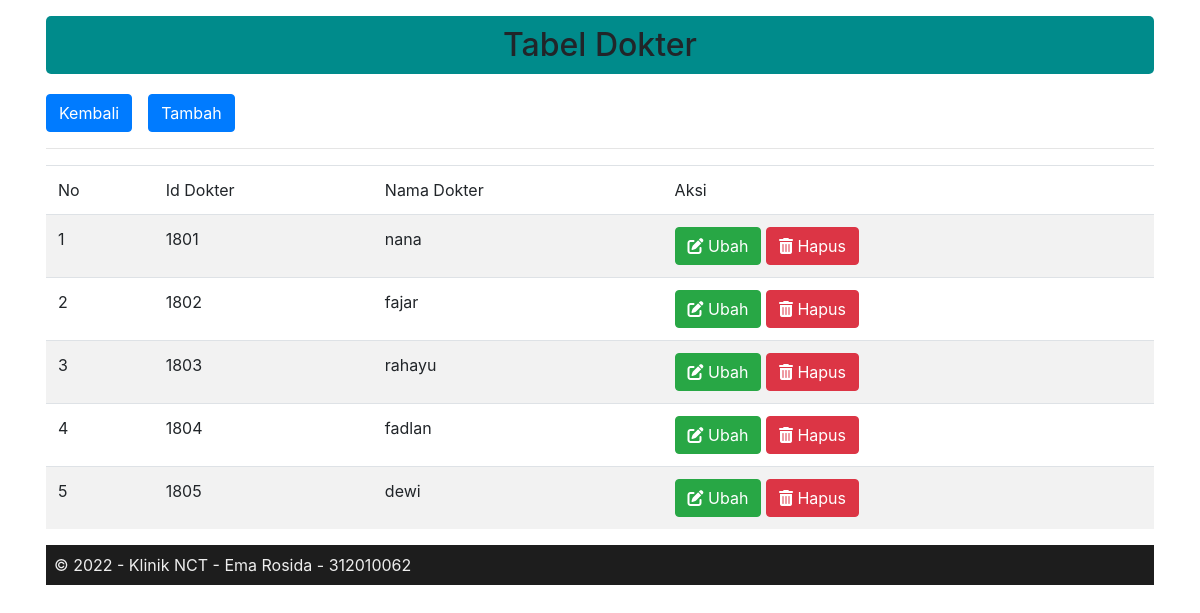
Screenshot of /dokter.php with the database file from the repository.
### tables this page shows
CREATE TABLE `dokter` (
  `id_dokter` int(5) NOT NULL,
  `nama_dokter` varchar(50) DEFAULT NULL
);

### dokter.php (the view, shortened to what this page needs)
<!DOCTYPE html>
<html lang="en">
<head>
	<link rel="stylesheet" href="https://cdn.jsdelivr.net/npm/bootstrap@4.0.0/dist/css/bootstrap.min.css">
	<link rel="stylesheet" href="https://cdnjs.cloudflare.com/ajax/libs/font-awesome/6.1.1/css/all.min.css">
</head>
<body>
<div class="container shadow p-3">
	<header>
	<h2 align="center" class="hero">Tabel Dokter</h2>
	</header>
	<div class="btn-toolbar mb-2 mb-md-10">
        <a class="btn btn-primary mr-3" href="dashboard.php" role="button">Kembali</a>
        <a class="btn btn-primary " href="dokter_tambah.php" role="button">Tambah</a>
	</div>
	<hr>
	<div class="table-responsive">
    <table class="table table-striped table-hover">
        <thead>
            <tr>
                <td>No</td>
				<td>Id Dokter</td>
                <td>Nama Dokter</td>
			    <td>Aksi</td>
            </tr>
        </thead>
        <?php
        include "koneksi.php";
        $no = 1;
        $query = mysqli_query($conn, 'SELECT * FROM dokter');
        while ($data = mysqli_fetch_array($query)) {
        ?>
            <tr>
                <td><?php echo $no++ ?></td>
				<td><?php echo $data['id_dokter'] ?></td>
                <td><?php echo $data['nama_dokter'] ?></td>
                <td><a class="btn btn-success" href="dokter_ubah.php?id=<?= $data['id_dokter'];?>" role="button"><i class="fa-solid fa-pen-to-square"></i> Ubah</a>
					<a class="btn btn-danger" href="dokter_hapus.php?id=<?= $data['id_dokter'];?>" role="button"><i class="fa-solid fa-trash-can"></i> Hapus</a>
            </tr>
        <?php } ?>
    </table>
	</div>
	<?php require "footer.php";?>
</body>
</html>

### dokter.php (style rules this page uses)
.hero { background-color: #008B8B; border-radius: 5px; padding: 10px 23px; margin-bottom: 20px; }

### rows the page displays
dokter: id_dokter "1801", nama_dokter "nana"
dokter: id_dokter "1802", nama_dokter "fajar"
dokter: id_dokter "1803", nama_dokter "rahayu"
dokter: id_dokter "1804", nama_dokter "fadlan"
dokter: id_dokter "1805", nama_dokter "dewi"
